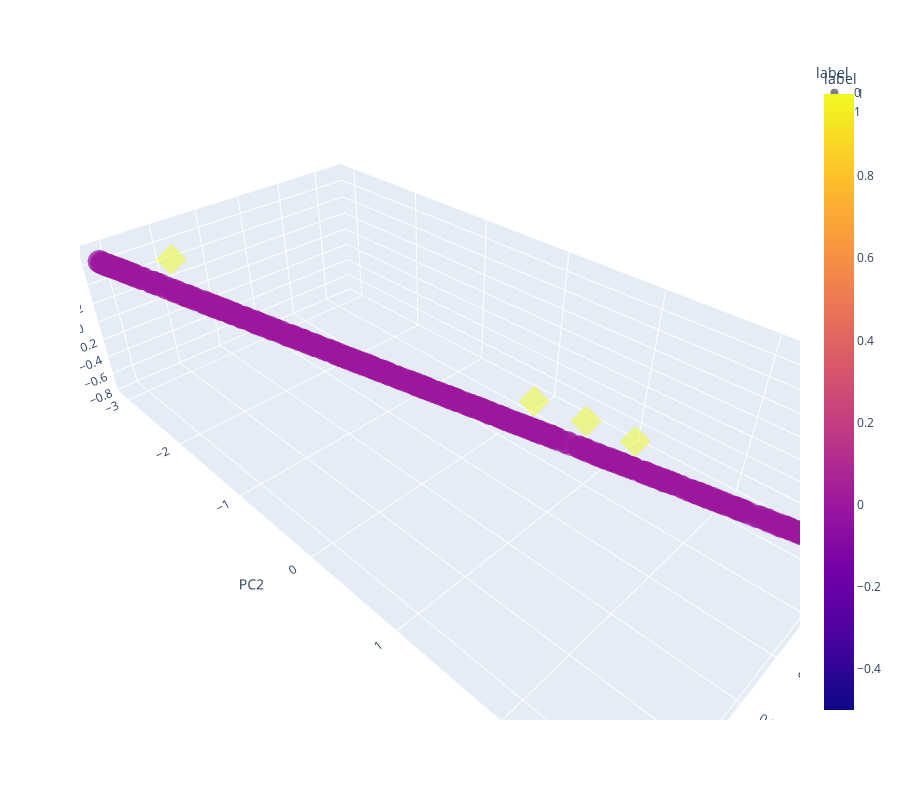

This figure's notebook cell:
### Code cell
fig = px.scatter_3d(
    X_test, x='PC1', y='PC2', z='PC3', color='label',symbol='label', opacity=0.5, size_max=10,height=800,
)
fig.show()

### Figure 1 — Plotly figure (JSON) as saved in the notebook; plotly's stock layout.template omitted (floating-point values rounded to 4 significant figures; data arrays with more than 128 entries replaced by an {"elided": "..."} marker saying what was removed)
{"data": [{"hovertemplate": "label=%{marker.color}<br>PC1=%{x}<br>PC2=%{y}<br>PC3=%{z}<extra></extra>", "legendgroup": "0", "marker": {"color": {"elided": "554 int values"}, "coloraxis": "coloraxis", "opacity": 0.5, "symbol": "circle"}, "mode": "markers", "name": "0", "scene": "scene", "showlegend": true, "type": "scatter3d", "x": {"elided": "554 float values"}, "y": {"elided": "554 float values"}, "z": {"elided": "554 float values"}}, {"hovertemplate": "label=%{marker.color}<br>PC1=%{x}<br>PC2=%{y}<br>PC3=%{z}<extra></extra>", "legendgroup": "1", "marker": {"color": [1, 1, 1, 1], "coloraxis": "coloraxis", "opacity": 0.5, "symbol": "diamond"}, "mode": "markers", "name": "1", "scene": "scene", "showlegend": true, "type": "scatter3d", "x": [-0.4578, 1.193, -0.6339, -0.2627], "y": [0.9726, -2.491, 1.35, 0.5703], "z": [-0.1039, 0.7413, -0.2027, -0.00511]}], "layout": {"coloraxis": {"colorbar": {"title": {"text": "label"}}, "colorscale": [[0, "#0d0887"], [0.1111, "#46039f"], [0.2222, "#7201a8"], [0.3333, "#9c179e"], [0.4444, "#bd3786"], [0.5556, "#d8576b"], [0.6667, "#ed7953"], [0.7778, "#fb9f3a"], [0.8889, "#fdca26"], [1, "#f0f921"]]}, "height": 800, "legend": {"title": {"text": "label"}, "tracegroupgap": 0}, "margin": {"t": 60}, "scene": {"domain": {"x": [0, 1], "y": [0, 1]}, "xaxis": {"title": {"text": "PC1"}}, "yaxis": {"title": {"text": "PC2"}}, "zaxis": {"title": {"text": "PC3"}}}}}
